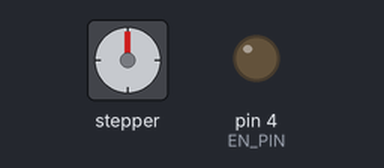
The sketch below on a simulated Arduino Uno, built with avr-gcc and run on an emulated ATmega328P. Shown: stepper motor, output pins drawn as LEDs (lit = HIGH). Stepper angles assume 200 steps per turn.

Above: at 0.15 s.
At 9.79 s:
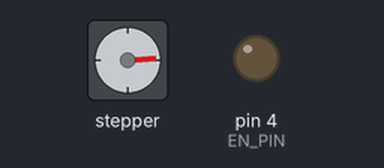
At 19.74 s:
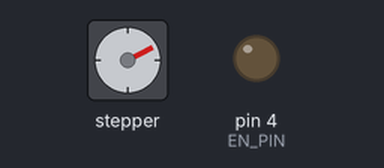
At 39.34 s:
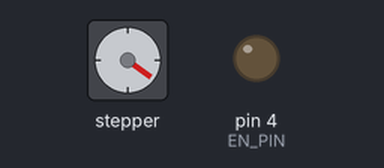
Timing chart, 0 to 40.0 s (numbered marks = the images above):
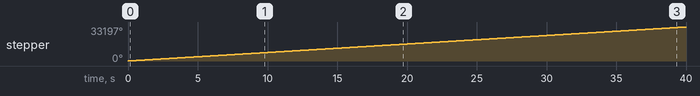

The sketch:

constant_speed.ino
```cpp
// based on ConstantSpeed example by Mike McCauley (mikem@airspayce.com)
#include <AccelStepper.h>

int DIR_PIN = 2;
int STEP_PIN = 3;
int EN_PIN = 4;

// Define a stepper and the pins it will use
// AccelStepper::DRIVER means a stepper driver (with step and direction pins)
AccelStepper stepper(AccelStepper::DRIVER, STEP_PIN, DIR_PIN);

void setup() {
  // Enable the stepper driver by setting the
  // EN pin to LOW
  pinMode(EN_PIN, OUTPUT);
  digitalWrite(EN_PIN, LOW);
  // The run() function will accelerate up to
  // the speed set here
  stepper.setMaxSpeed(1000);
  // Set the desired constant speed for use with
  // runSpeed()
  stepper.setSpeed(500);
}

void loop() {
  stepper.runSpeed();
}
```

Measured:
- by itself, stepper: keeps turning clockwise at about 830°/s
